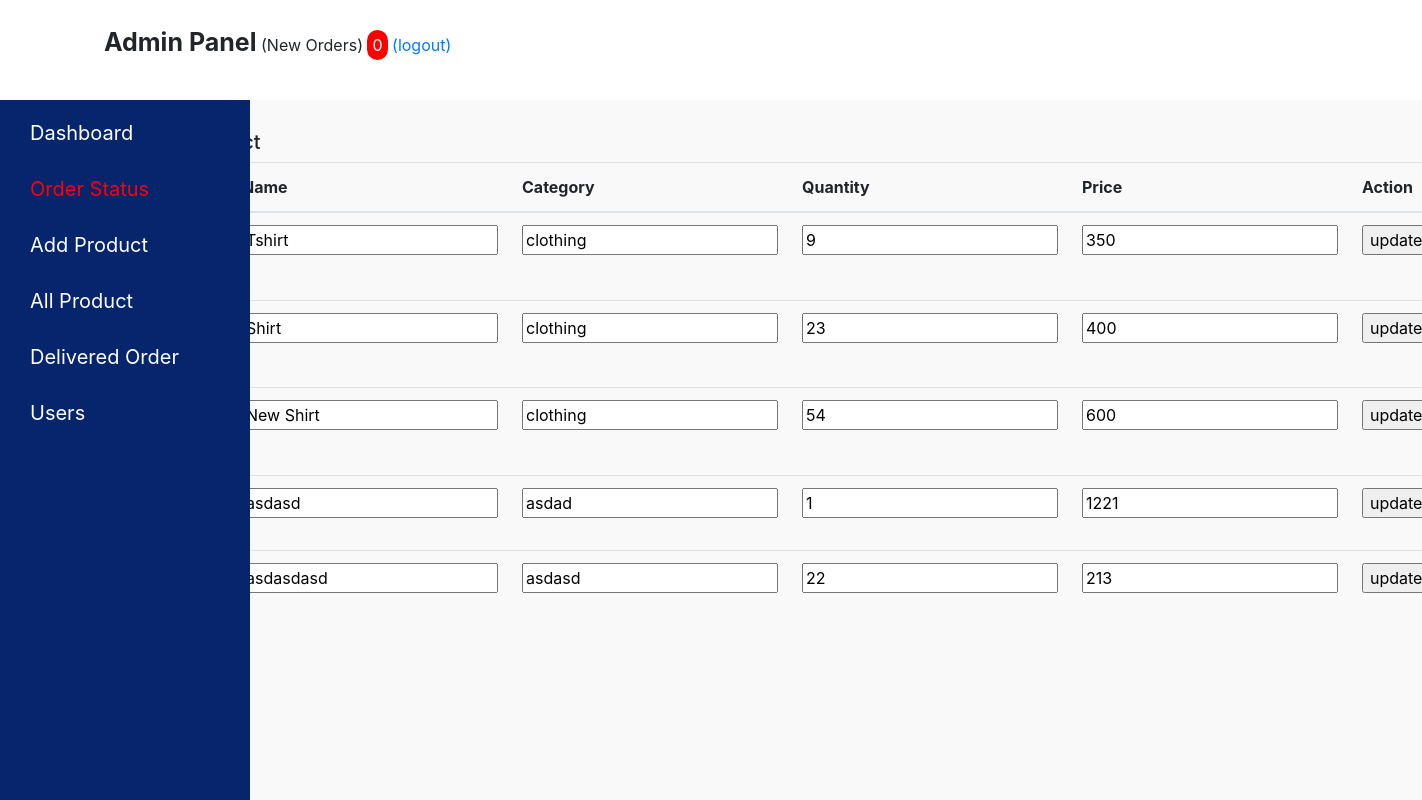
Before: /admin/all_product.php (signed in) with the older database file.
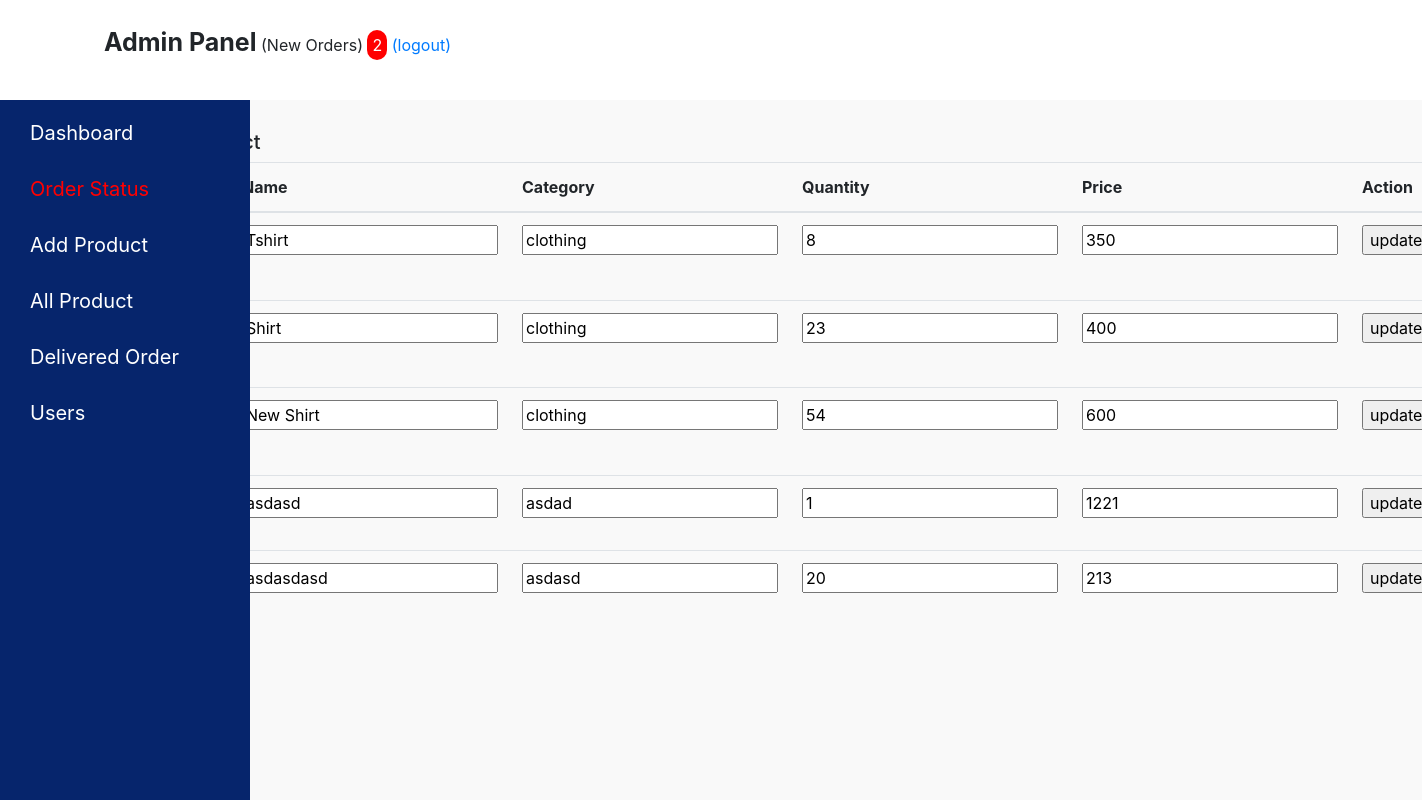
After: the same page with the newer database file.
### tables this page shows
CREATE TABLE `product` (
  `p_id` int(100) NOT NULL,
  `name` varchar(100) NOT NULL,
  `catagory` varchar(100) NOT NULL,
  `description` varchar(100) NOT NULL,
  `quantity` int(100) NOT NULL,
  `Price` int(100) NOT NULL,
  `imgname` varchar(100) NOT NULL
);

### admin/all_product.php (the view, shortened to what this page needs)
<?php
 include 'header.php';
 include 'lib/connection.php';
 $sql = "SELECT * FROM product";
 $result = $conn -> query ($sql);
?>
<!DOCTYPE html>
<html lang="en">
<head>
    <link rel="stylesheet" href="css/pending_orders.css">
</head>
<body>
<div class="container pendingbody">
  <h5>All Product</h5>
<table class="table">
  <thead>
    <tr>
      <th scope="col">Image</th>
      <th scope="col">Name</th>
      <th scope="col">Category</th>
      <th scope="col">Quantity</th>
      <th scope="col">Price</th>
      <th scope="col">Action</th>
    </tr>
  </thead>
  <tbody>
  <?php
          if (mysqli_num_rows($result) > 0) {
            while($row = mysqli_fetch_assoc($result)) {
              ?>
    <tr>
      <td><img src="product_img/<?php echo $row['imgname']; ?>" style="width:50px;"></td>
     <form action="<?php echo $_SERVER['PHP_SELF']; ?>" method="post">
        <td><input type="text" name="update_name"  value="<?php echo $row['name']; ?>" ></td>
        <td><input type="text" name="update_catagory"  value="<?php echo $row['catagory']; ?>" ></td>
        <td><input type="number" name="update_quantity"  value="<?php echo $row['quantity']; ?>" ></td>
        <td> <input type="number" name="update_Price" value="<?php echo $row['Price']; ?>" ></td>
        <td> <input type="submit" value="update" name="update_update_btn">
      </form></td>
    </tr>
    <?php
    }
        }
        else
            echo "0 results";
        ?>
  </tbody>
</table>
</div>
</body>
</html>

### admin/header.php (shortened to what this page needs)
<?php
include 'lib/connection.php';
$sql = "SELECT * FROM orders where status='pending'";
$result = $conn -> query ($sql);
?>
<!DOCTYPE html>
<html>
<head>
	<link
	  rel="stylesheet" href="../css/bootstrap.min.css"
	/>
	<link rel="stylesheet" href="css/style.css">
</head>
<body>
	<section class="header" id="header">
		<i class="fas fa-bars fixed" onclick="openside()"></i>
		<div class="line-fixed">Admin Panel</div>
		<?php
		$c=0;
		  if (mysqli_num_rows($result) > 0) {
			while($row = mysqli_fetch_assoc($result)) {
				$c=$c+1;
			}
		}
			  ?>
		<span>(New Orders)</span>
		<span style="    border-radius: 20px;
	background-color: red;
	color: white;
	padding: 5px;"><?php echo $c ;?></span>
		<a href="a_logout.php">(logout)</a>
	</section>
	<div class="sidenav" onmouseleave="closeside()" id="sidenav"  >
		<ul class="navbar-nav">
		   <li class="nav-item">
				<a class="nav-link d" href="home.php">Dashboard</a>
			</li>
			<li class="nav-item">
				<a class="nav-link po" href="pending_orders.php">Order Status</a>
			</li>
			<li class="nav-item">
				<a class="nav-link ap" href="add_product.php">Add Product</a>
			</li>
			<li class="nav-item">
				<a class="nav-link vp" href="all_product.php">All Product</a>
			</li>
			<li class="nav-item">
				<a class="nav-link ao" href="all_orders.php">Delivered Order</a>
			</li>
			<li class="nav-item">
				<a class="nav-link u" href="users.php">Users</a>
			</li>
		</ul>
	</div>
</body>
</html>

Changed rows visible on the page:
changed product "Tshirt": update_quantity "9" → "8"
changed product "asdasdasd": update_quantity "22" → "20"
Other visible differences:
$c: "0" → "2"
